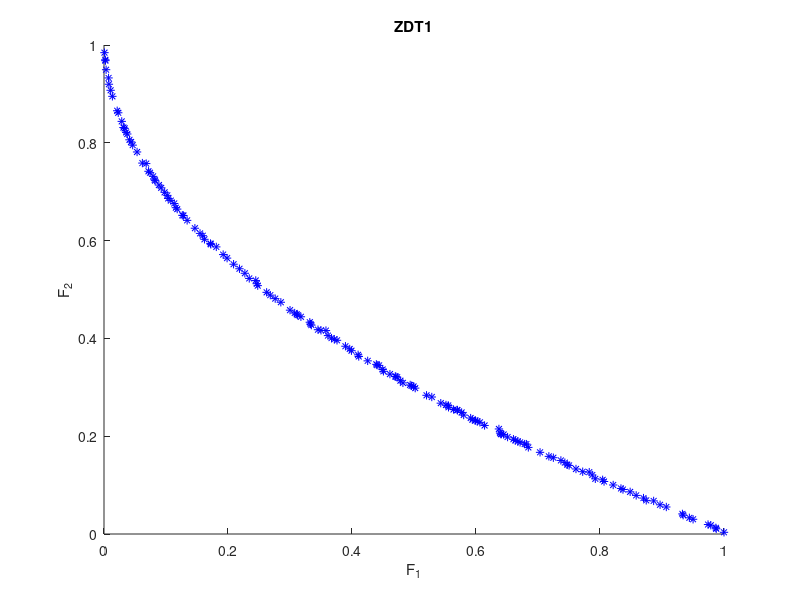

Here is the MATLAB script that generated this plot:
%function NSGAII()
clear all;close all;clc;format compact;tic;hold on
    
%---��ʼ��/�����趨
    generations=100;                                %��������
    popnum=100;                                     %��Ⱥ��С(��Ϊż��)
    poplength=30;                                   %���峤��
    % tepmat ����Ϊ�ѵ������� B=repmat(A,m,n)
    minvalue=repmat(zeros(1,poplength),popnum,1);   %������Сֵ
    maxvalue=repmat(ones(1,poplength),popnum,1);    %�������ֵ    
    population=rand(popnum,poplength).*(maxvalue-minvalue)+minvalue;    %�����µĳ�ʼ��Ⱥ
    
%---��ʼ��������
    for gene=1:generations                      %��ʼ����
        
%-------���� 
        newpopulation=zeros(popnum,poplength);  %�Ӵ���Ⱥ
        for i=1:popnum/2                        %��������Ӵ�
            k=randperm(popnum);                 %����Ⱥ�����ѡ��������ĸ,�����ö�������������
            beta=(-1).^round(rand(1,poplength)).*abs(randn(1,poplength))*1.481; %������̬�ֲ�������������Ӵ�
            newpopulation(i*2-1,:)=(population(k(1),:)+population(k(2),:))/2+beta.*(population(k(1),:)-population(k(2),:))./2;    %������һ���Ӵ�           
            newpopulation(i*2,:)=(population(k(1),:)+population(k(2),:))/2-beta.*(population(k(1),:)-population(k(2),:))./2;      %�����ڶ����Ӵ�
        end
        
%-------����        
        k=rand(size(newpopulation));    %���ѡ��Ҫ����Ļ���λ
        miu=rand(size(newpopulation));  %���ö���ʽ����
        temp=k<1/poplength & miu<0.5;   %Ҫ����Ļ���λ
        newpopulation(temp)=newpopulation(temp)+(maxvalue(temp)-minvalue(temp)).*((2.*miu(temp)+(1-2.*miu(temp)).*(1-(newpopulation(temp)-minvalue(temp))./(maxvalue(temp)-minvalue(temp))).^21).^(1/21)-1);        %�������һ
        newpopulation(temp)=newpopulation(temp)+(maxvalue(temp)-minvalue(temp)).*(1-(2.*(1-miu(temp))+2.*(miu(temp)-0.5).*(1-(maxvalue(temp)-newpopulation(temp))./(maxvalue(temp)-minvalue(temp))).^21).^(1/21));  %���������
        
%-------Խ�紦��/��Ⱥ�ϲ�        
        newpopulation(newpopulation>maxvalue)=maxvalue(newpopulation>maxvalue); %�Ӵ�Խ�Ͻ紦��
        newpopulation(newpopulation<minvalue)=minvalue(newpopulation<minvalue); %�Ӵ�Խ�½紦��
        newpopulation=[population;newpopulation];                               %�ϲ�������Ⱥ
        
%-------����Ŀ�꺯��ֵ        
        functionvalue=zeros(size(newpopulation,1),2);           %�ϲ�����Ⱥ�ĸ�Ŀ�꺯��ֵ,�����������ZDT1
        functionvalue(:,1)=newpopulation(:,1);                  %�����һάĿ�꺯��ֵ
        g=1+9*sum(newpopulation(:,2:poplength),2)./(poplength-1);
        functionvalue(:,2)=g.*(1-(newpopulation(:,1)./g).^0.5); %����ڶ�άĿ�꺯��ֵ
        
%-------��֧������        
        fnum=0;                                             %��ǰ�����ǰ������
        cz=false(1,size(functionvalue,1));                  %��¼�����Ƿ��ѱ�������
        frontvalue=zeros(size(cz));                         %ÿ�������ǰ������
        [functionvalue_sorted,newsite]=sortrows(functionvalue);    %����Ⱥ����һάĿ��ֵ��С��������
        while ~all(cz)                                      %��ʼ�����ж�ÿ�������ǰ����,���øĽ���deductive sort
            fnum=fnum+1;
            d=cz;
            for i=1:size(functionvalue,1)
                if ~d(i)
                    for j=i+1:size(functionvalue,1)
                        if ~d(j)
                            k=1;                            
                            for m=2:size(functionvalue,2)
                                if functionvalue_sorted(i,m)>functionvalue_sorted(j,m)
                                    k=0;
                                    break
                                end
                            end
                            if k
                                d(j)=true;
                            end
                        end
                    end
                    frontvalue(newsite(i))=fnum;
                    cz(i)=true;
                end
            end
        end
        
%-------����ӵ������/ѡ����һ������        
        fnum=0;                                                                 %��ǰǰ����
        while numel(frontvalue,frontvalue<=fnum+1)<=popnum                      %�ж�ǰ���ٸ���ĸ�������ȫ������һ����Ⱥ
            fnum=fnum+1;
        end        
        newnum=numel(frontvalue,frontvalue<=fnum);                              %ǰfnum����ĸ�����
        population(1:newnum,:)=newpopulation(frontvalue<=fnum,:);               %��ǰfnum����ĸ��帴������һ��                       
        popu=find(frontvalue==fnum+1);                                          %popu��¼��fnum+1�����ϵĸ�����
        distancevalue=zeros(size(popu));                                        %popu�������ӵ������
        fmax=max(functionvalue(popu,:),[],1);                                   %popuÿά�ϵ����ֵ
        fmin=min(functionvalue(popu,:),[],1);                                   %popuÿά�ϵ���Сֵ
        for i=1:size(functionvalue,2)                                           %��Ŀ�����ÿ��Ŀ����popu�������ӵ������
            [~,newsite]=sortrows(functionvalue(popu,i));
            distancevalue(newsite(1))=inf;
            distancevalue(newsite(end))=inf;
            for j=2:length(popu)-1
                distancevalue(newsite(j))=distancevalue(newsite(j))+(functionvalue(popu(newsite(j+1)),i)-functionvalue(popu(newsite(j-1)),i))/(fmax(i)-fmin(i));
            end
        end                                      
        popu=-sortrows(-[distancevalue;popu]')';                                %��ӵ�����뽵�������fnum+1�����ϵĸ���
        population(newnum+1:popnum,:)=newpopulation(popu(2,1:popnum-newnum),:);	%����fnum+1������ӵ������ϴ��ǰpopnum-newnum�����帴������һ��        
    end

%---�������    
    fprintf('�����,��ʱ%4s��\n',num2str(toc));          %�������պ�ʱ
    output=sortrows(functionvalue(frontvalue==1,:));    %���ս��:��Ⱥ�з�֧���ĺ���ֵ
    plot(output(:,1),output(:,2),'*b');                 %��ͼ
    axis([0,1,0,1]);xlabel('F_1');ylabel('F_2');title('ZDT1')
%end
